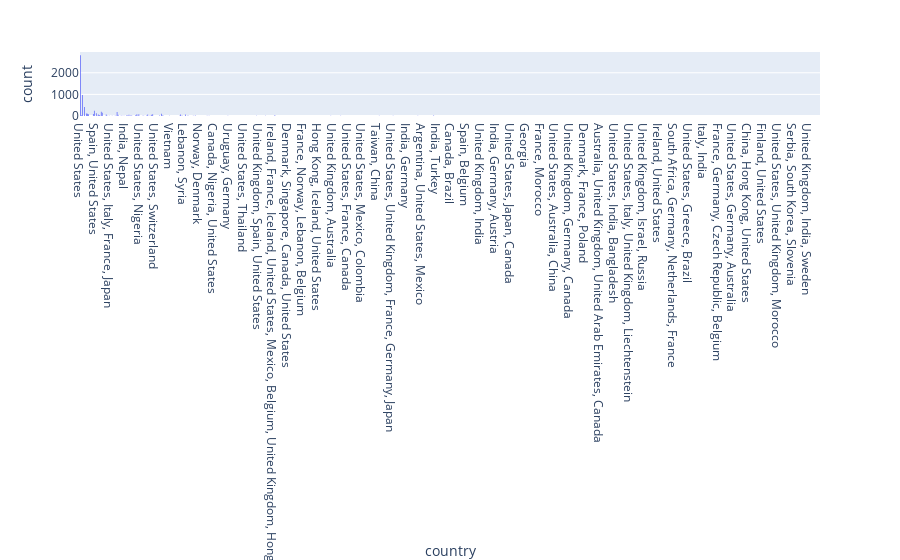

The notebook cell saved with this chart:
### Markdown cell above
### Country with most contributions to Netflix catalog

### Code cell
px.histogram(master_data, x='country')

### Figure 1 — Plotly figure (JSON) as saved in the notebook; plotly's stock layout.template omitted (floating-point values rounded to 4 significant figures; data arrays with more than 128 entries replaced by an {"elided": "..."} marker saying what was removed)
{"data": [{"alignmentgroup": "True", "bingroup": "x", "hovertemplate": "country=%{x}<br>count=%{y}<extra></extra>", "legendgroup": "", "marker": {"color": "#636efa", "pattern": {"shape": ""}}, "name": "", "offsetgroup": "", "orientation": "v", "showlegend": false, "type": "histogram", "x": {"elided": "8797 str values"}, "xaxis": "x", "yaxis": "y"}], "layout": {"barmode": "relative", "legend": {"tracegroupgap": 0}, "margin": {"t": 60}, "xaxis": {"anchor": "y", "domain": [0, 1], "title": {"text": "country"}}, "yaxis": {"anchor": "x", "domain": [0, 1], "title": {"text": "count"}}}}
